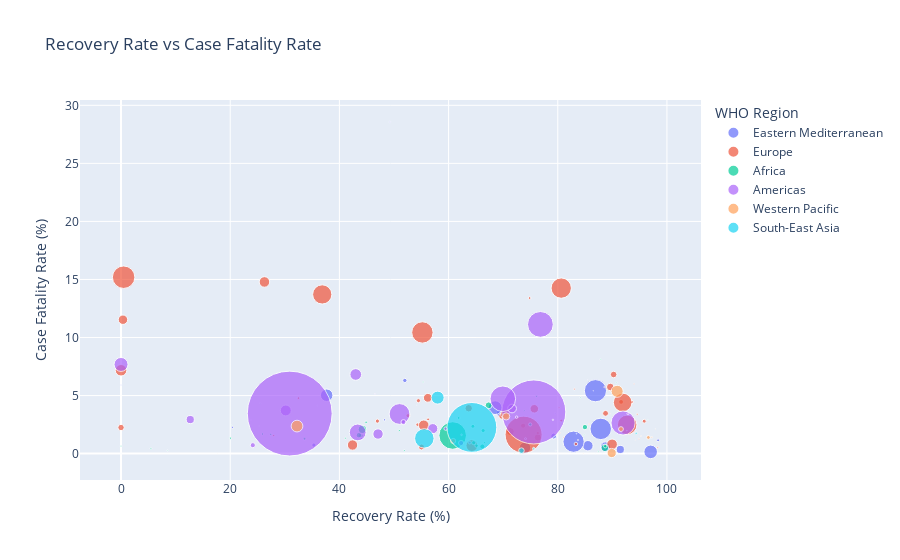

The notebook cell saved with this chart:
### Code cell
fig5 = px.scatter(df, x='Recovery Rate (%)', y='Case Fatality Rate (%)',
                  size='Confirmed', color='WHO Region' if 'WHO Region' in df.columns else 'Confirmed',
                  hover_name='Country/Region',
                  title='Recovery Rate vs Case Fatality Rate',
                  size_max=60)
fig5.show()

### Figure 1 — Plotly figure (JSON) as saved in the notebook; plotly's stock layout.template omitted (floating-point values rounded to 4 significant figures)
{"data": [{"hovertemplate": "<b>%{hovertext}</b><br><br>WHO Region=Eastern Mediterranean<br>Recovery Rate (%)=%{x}<br>Case Fatality Rate (%)=%{y}<br>Confirmed=%{marker.size}<extra></extra>", "hovertext": ["Afghanistan", "Bahrain", "Djibouti", "Egypt", "Iran", "Iraq", "Jordan", "Kuwait", "Lebanon", "Libya", "Morocco", "Oman", "Pakistan", "Qatar", "Saudi Arabia", "Somalia", "Sudan", "Syria", "Tunisia", "United Arab Emirates", "West Bank and Gaza", "Yemen"], "legendgroup": "Eastern Mediterranean", "marker": {"color": "#636efa", "size": [36263, 39482, 5059, 92482, 293606, 112585, 1176, 64379, 3882, 2827, 20887, 77058, 274289, 109597, 268934, 3196, 11424, 674, 1455, 59177, 10621, 1691], "sizemode": "area", "sizeref": 1192.0, "symbol": "circle"}, "mode": "markers", "name": "Eastern Mediterranean", "orientation": "v", "showlegend": true, "type": "scatter", "x": [69.49, 91.46, 98.38, 37.67, 86.9, 68.52, 88.52, 85.52, 44.02, 20.41, 79.25, 74.01, 87.87, 97.02, 82.9, 48.28, 51.99, 0, 79.52, 88.73, 35.33, 49.26], "xaxis": "x", "y": [3.499, 0.3571, 1.146, 5.03, 5.42, 3.96, 0.9354, 0.6803, 1.314, 2.264, 1.513, 0.51, 2.13, 0.1506, 1.026, 2.91, 6.303, 5.935, 3.436, 0.583, 0.7344, 28.56], "yaxis": "y"}, {"hovertemplate": "<b>%{hovertext}</b><br><br>WHO Region=Europe<br>Recovery Rate (%)=%{x}<br>Case Fatality Rate (%)=%{y}<br>Confirmed=%{marker.size}<extra></extra>", "hovertext": ["Albania", "Andorra", "Armenia", "Austria", "Azerbaijan", "Belarus", "Belgium", "Bosnia and Herzegovina", "Bulgaria", "Croatia", "Cyprus", "Czechia", "Denmark", "Estonia", "Finland", "France", "Georgia", "Germany", "Greece", "Greenland", "Holy See", "Hungary", "Iceland", "Ireland", "Israel", "Italy", "Kazakhstan", "Kosovo", "Kyrgyzstan", "Latvia", "Liechtenstein", "Lithuania", "Luxembourg", "Malta", "Moldova", "Monaco", "Montenegro", "Netherlands", "North Macedonia", "Norway", "Poland", "Portugal", "Romania", "Russia", "San Marino", "Serbia", "Slovakia", "Slovenia", "Spain", "Sweden", "Switzerland", "Tajikistan", "Turkey", "Ukraine", "United Kingdom", "Uzbekistan"], "legendgroup": "Europe", "marker": {"color": "#EF553B", "size": [4880, 907, 37390, 20558, 30446, 67251, 66428, 10498, 10621, 4881, 1060, 15516, 13761, 2034, 7398, 220352, 1137, 207112, 4227, 14, 12, 4448, 1854, 25892, 63985, 246286, 84648, 7413, 33296, 1219, 86, 2019, 6321, 701, 23154, 116, 2893, 53413, 10213, 9132, 43402, 50299, 45902, 816680, 699, 24141, 2181, 2087, 272421, 79395, 34477, 7235, 227019, 67096, 301708, 21209], "sizemode": "area", "sizeref": 1192.0, "symbol": "circle"}, "mode": "markers", "name": "Europe", "orientation": "v", "showlegend": true, "type": "scatter", "x": [56.25, 88.53, 71.32, 88.75, 76.34, 89.95, 26.27, 46.96, 52.58, 80.64, 80.38, 73.65, 91.6, 94.54, 93.54, 36.86, 81.09, 91.89, 32.51, 92.86, 100, 74.84, 98.33, 90.24, 42.41, 80.64, 64.27, 54.32, 63.69, 85.73, 94.19, 80.24, 76.33, 94.86, 69.77, 89.66, 27.96, 0.3538, 54.48, 95.84, 75.7, 70.33, 56.19, 73.74, 93.99, 0, 74.09, 83.04, 55.2, 0, 89.62, 83.32, 92.71, 55.45, 0.4763, 55.04], "xaxis": "x", "y": [2.951, 5.733, 1.902, 3.468, 1.389, 0.8, 14.79, 2.801, 3.267, 2.848, 1.792, 2.404, 4.455, 3.392, 4.447, 13.71, 1.407, 4.406, 4.779, 0, 0, 13.4, 0.5394, 6.813, 0.7408, 14.26, 0.6911, 2.496, 3.907, 2.543, 1.163, 3.962, 1.772, 1.284, 3.231, 3.448, 1.555, 11.53, 4.563, 2.792, 3.862, 3.418, 4.806, 1.633, 6.009, 2.249, 1.284, 5.558, 10.44, 7.179, 5.737, 0.8293, 2.48, 2.438, 15.19, 0.5705], "yaxis": "y"}, {"hovertemplate": "<b>%{hovertext}</b><br><br>WHO Region=Africa<br>Recovery Rate (%)=%{x}<br>Case Fatality Rate (%)=%{y}<br>Confirmed=%{marker.size}<extra></extra>", "hovertext": ["Algeria", "Angola", "Benin", "Botswana", "Burkina Faso", "Burundi", "Cabo Verde", "Cameroon", "Central African Republic", "Chad", "Comoros", "Congo (Brazzaville)", "Congo (Kinshasa)", "Cote d'Ivoire", "Equatorial Guinea", "Eritrea", "Eswatini", "Ethiopia", "Gabon", "Gambia", "Ghana", "Guinea", "Guinea-Bissau", "Kenya", "Lesotho", "Liberia", "Madagascar", "Malawi", "Mali", "Mauritania", "Mauritius", "Mozambique", "Namibia", "Niger", "Nigeria", "Rwanda", "Sao Tome and Principe", "Senegal", "Seychelles", "Sierra Leone", "South Africa", "South Sudan", "Tanzania", "Togo", "Uganda", "Western Sahara", "Zambia", "Zimbabwe"], "legendgroup": "Africa", "marker": {"color": "#00cc96", "size": [27973, 950, 1770, 739, 1100, 378, 2328, 17110, 4599, 922, 354, 3200, 8844, 15655, 3071, 265, 2316, 14547, 7189, 326, 33624, 7055, 1954, 17975, 505, 1167, 9690, 3664, 2513, 6208, 344, 1701, 1843, 1132, 41180, 1879, 865, 9764, 114, 1783, 452529, 2305, 509, 874, 1128, 10, 4552, 2704], "sizemode": "area", "sizeref": 1192.0, "symbol": "circle"}, "mode": "markers", "name": "Africa", "orientation": "v", "showlegend": true, "type": "scatter", "x": [67.34, 25.47, 58.53, 8.525, 84.18, 79.63, 66.58, 84.97, 33.62, 87.85, 92.66, 25.91, 64.45, 66.18, 27.42, 72.08, 44.26, 43.9, 65.13, 20.25, 88.63, 88.69, 41.1, 43.58, 25.35, 55.36, 64.6, 44.9, 76.12, 74.95, 96.51, 0, 5.48, 90.72, 44.2, 51.89, 84.86, 66.34, 34.21, 73.86, 60.75, 50.98, 35.95, 69.45, 87.41, 80, 61.84, 20.04], "xaxis": "x", "y": [4.158, 4.316, 1.977, 0.2706, 4.818, 0.2646, 0.945, 2.285, 1.283, 8.134, 1.977, 1.688, 2.352, 0.6132, 1.661, 0, 1.468, 1.567, 0.6816, 2.454, 0.4996, 0.6378, 1.331, 1.586, 2.376, 6.17, 0.9391, 2.702, 4.934, 2.513, 2.907, 0.6467, 0.4341, 6.095, 2.088, 0.2661, 1.618, 1.987, 0, 3.702, 1.562, 1.996, 4.126, 2.059, 0.1773, 10, 3.076, 1.331], "yaxis": "y"}, {"hovertemplate": "<b>%{hovertext}</b><br><br>WHO Region=Americas<br>Recovery Rate (%)=%{x}<br>Case Fatality Rate (%)=%{y}<br>Confirmed=%{marker.size}<extra></extra>", "hovertext": ["Antigua and Barbuda", "Argentina", "Bahamas", "Barbados", "Belize", "Bolivia", "Brazil", "Canada", "Chile", "Colombia", "Costa Rica", "Cuba", "Dominica", "Dominican Republic", "Ecuador", "El Salvador", "Grenada", "Guatemala", "Guyana", "Haiti", "Honduras", "Jamaica", "Mexico", "Nicaragua", "Panama", "Paraguay", "Peru", "Saint Kitts and Nevis", "Saint Lucia", "Saint Vincent and the Grenadines", "Suriname", "Trinidad and Tobago", "US", "Uruguay", "Venezuela"], "legendgroup": "Americas", "marker": {"color": "#ab63fa", "size": [86, 167416, 382, 110, 48, 71181, 2442375, 116458, 347923, 257101, 15841, 2532, 18, 64156, 81161, 15035, 23, 45309, 389, 7340, 39741, 853, 395489, 3439, 61442, 4548, 389717, 17, 24, 52, 1483, 148, 4290259, 1202, 15988], "sizemode": "area", "sizeref": 1192.0, "symbol": "circle"}, "mode": "markers", "name": "Americas", "orientation": "v", "showlegend": true, "type": "scatter", "x": [75.58, 43.35, 23.82, 85.45, 54.17, 30.17, 75.61, 0, 91.96, 51.02, 24.14, 92.85, 100, 47.08, 43.0, 51.73, 100, 71.63, 46.53, 59.47, 12.68, 83.7, 76.82, 72.46, 57.1, 63.87, 69.93, 88.24, 91.67, 75, 62.37, 86.49, 30.9, 79.12, 62.29], "xaxis": "x", "y": [3.488, 1.827, 2.88, 6.364, 4.167, 3.719, 3.587, 7.68, 2.641, 3.414, 0.726, 3.436, 0, 1.688, 6.816, 2.714, 0, 3.887, 5.141, 2.153, 2.934, 1.172, 11.13, 3.14, 2.152, 0.9455, 4.726, 0, 0, 0, 1.618, 5.405, 3.45, 2.912, 0.9132], "yaxis": "y"}, {"hovertemplate": "<b>%{hovertext}</b><br><br>WHO Region=Western Pacific<br>Recovery Rate (%)=%{x}<br>Case Fatality Rate (%)=%{y}<br>Confirmed=%{marker.size}<extra></extra>", "hovertext": ["Australia", "Brunei", "Cambodia", "China", "Fiji", "Japan", "Laos", "Malaysia", "Mongolia", "New Zealand", "Papua New Guinea", "Philippines", "Singapore", "South Korea", "Taiwan*", "Vietnam"], "legendgroup": "Western Pacific", "marker": {"color": "#FFA15A", "size": [15303, 141, 226, 86783, 27, 31142, 20, 8904, 289, 1557, 62, 82040, 50838, 14203, 462, 431], "sizemode": "area", "sizeref": 1192.0, "symbol": "circle"}, "mode": "markers", "name": "Western Pacific", "orientation": "v", "showlegend": true, "type": "scatter", "x": [60.84, 97.87, 65.04, 90.88, 66.67, 70.55, 95, 96.6, 76.82, 97.24, 17.74, 32.24, 89.88, 91.58, 95.24, 84.69], "xaxis": "x", "y": [1.091, 2.128, 0, 5.365, 0, 3.205, 0, 1.393, 0, 1.413, 0, 2.371, 0.05311, 2.112, 1.515, 0], "yaxis": "y"}, {"hovertemplate": "<b>%{hovertext}</b><br><br>WHO Region=South-East Asia<br>Recovery Rate (%)=%{x}<br>Case Fatality Rate (%)=%{y}<br>Confirmed=%{marker.size}<extra></extra>", "hovertext": ["Bangladesh", "Bhutan", "Burma", "India", "Indonesia", "Maldives", "Nepal", "Sri Lanka", "Thailand", "Timor-Leste"], "legendgroup": "South-East Asia", "marker": {"color": "#19d3f3", "size": [226225, 99, 350, 1480073, 100303, 3369, 18752, 2805, 3297, 24], "sizemode": "area", "sizeref": 1192.0, "symbol": "circle"}, "mode": "markers", "name": "South-East Asia", "orientation": "v", "showlegend": true, "type": "scatter", "x": [55.56, 86.87, 83.43, 64.26, 58.0, 75.6, 73.35, 75.61, 94.36, 0], "xaxis": "x", "y": [1.311, 0, 1.714, 2.257, 4.823, 0.4452, 0.256, 0.3922, 1.759, 0], "yaxis": "y"}], "layout": {"autosize": true, "legend": {"itemsizing": "constant", "title": {"text": "WHO Region"}, "tracegroupgap": 0}, "title": {"text": "Recovery Rate vs Case Fatality Rate"}, "xaxis": {"anchor": "y", "autorange": true, "domain": [0, 1], "range": [-6.921, 106.1], "title": {"text": "Recovery Rate (%)"}, "type": "linear"}, "yaxis": {"anchor": "x", "autorange": true, "domain": [0, 1], "range": [-9.253, 31.26], "title": {"text": "Case Fatality Rate (%)"}, "type": "linear"}}}
